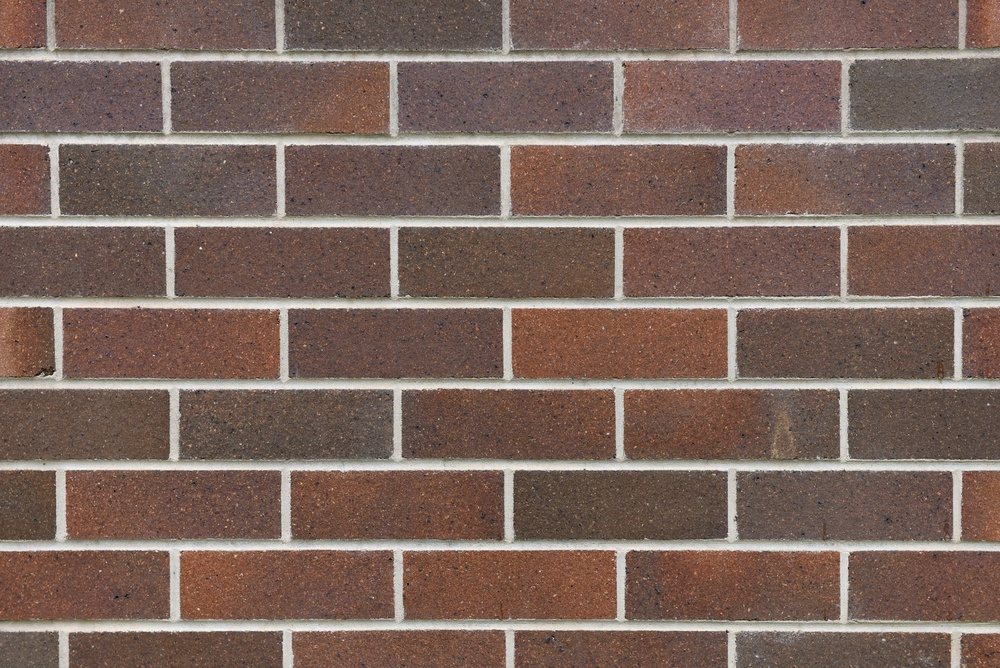
#> input picture David/bricks.jpg, 1000 x 668 px, shrunk from 1920 x 1282 before the run, found by its file name
$ python darkest.py
#> lines starting #> are read from the running program, lines starting #| are printed output that depends on the picture; after the words box and inside, x2 and y2 are one past the last pixel; in counts of white or black regions, pixels touching at a corner belong together
import cv2
import numpy as np

def find_and_save_darkest_brick(image_path, output_path='darkest_brick.jpg'):
    """
    Detects bricks in the image and saves the darkest brick to a file.

    Parameters:
    image_path (str): Path to the image file.
    output_path (str): Path where the darkest brick image will be saved.

    Returns:
    None
    """
#> called with image_path = 'David/bricks.jpg', output_path = 'darkest_brick.jpg'
    # Load the image from the given path
    image = cv2.imread(image_path)
#> image is the input picture: shape (668, 1000, 3); mean B, G, R 92.9, 101.9, 123.9

    if image is None:
        print(f"Error: Unable to load image at {image_path}")
        return

    original = image.copy()

    # Convert the image to grayscale for further processing
    gray = cv2.cvtColor(image, cv2.COLOR_BGR2GRAY)
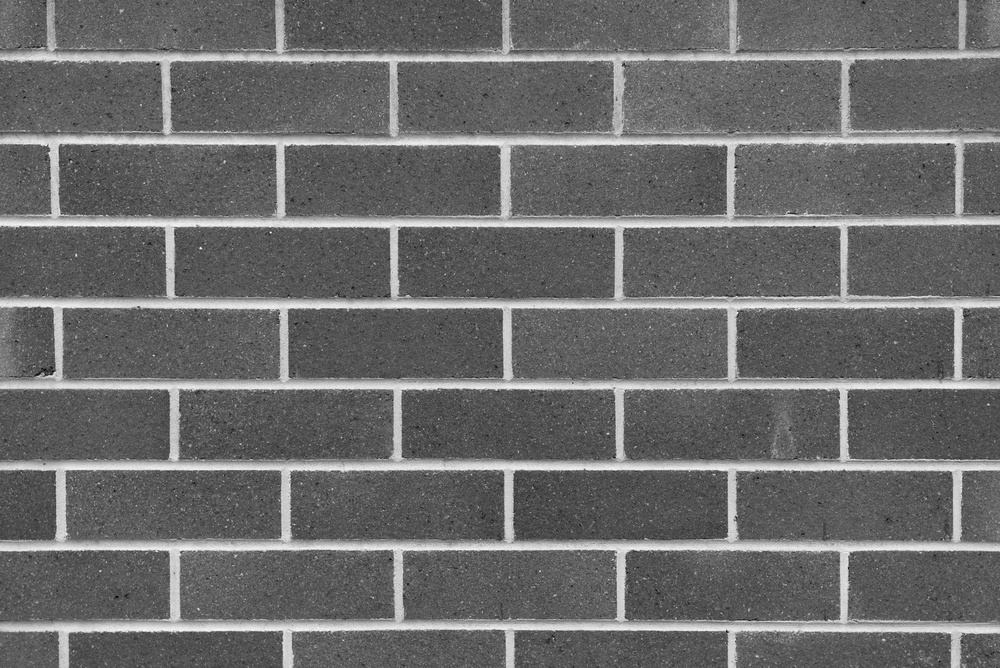
#> gray: shape (668, 1000); min 2, max 252, mean 107.5

    # Apply Gaussian blur to reduce noise and improve contour detection
    blur = cv2.GaussianBlur(gray, (25, 25), 0)
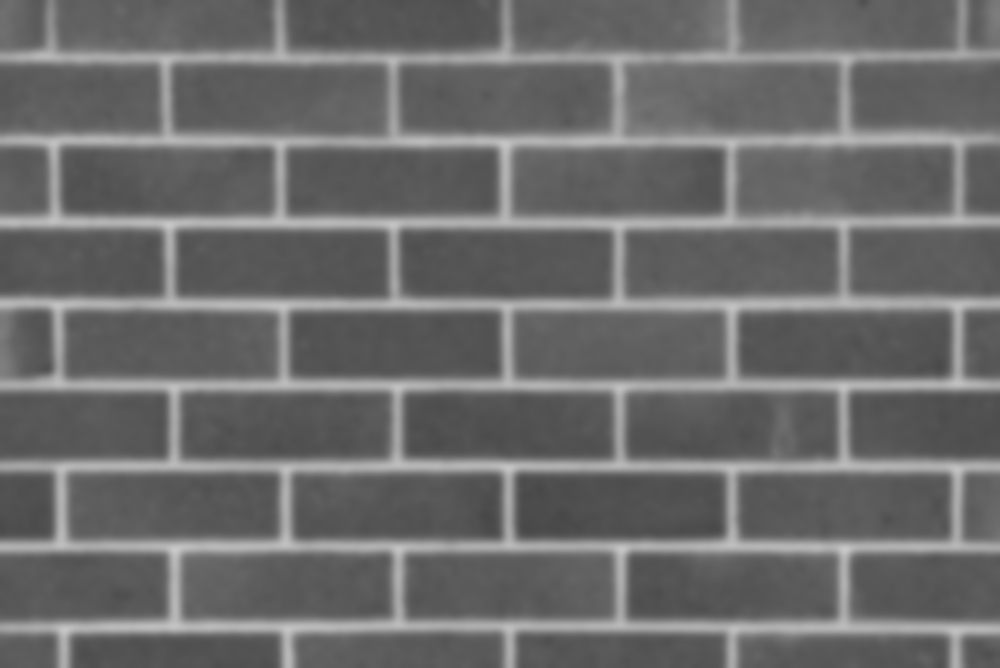
#> blur: shape (668, 1000); min 72, max 201, mean 107.5

    # Apply adaptive thresholding to create a binary image
    thresh = cv2.adaptiveThreshold(blur, 255, cv2.ADAPTIVE_THRESH_GAUSSIAN_C,
                                   cv2.THRESH_BINARY_INV, 11, 2)
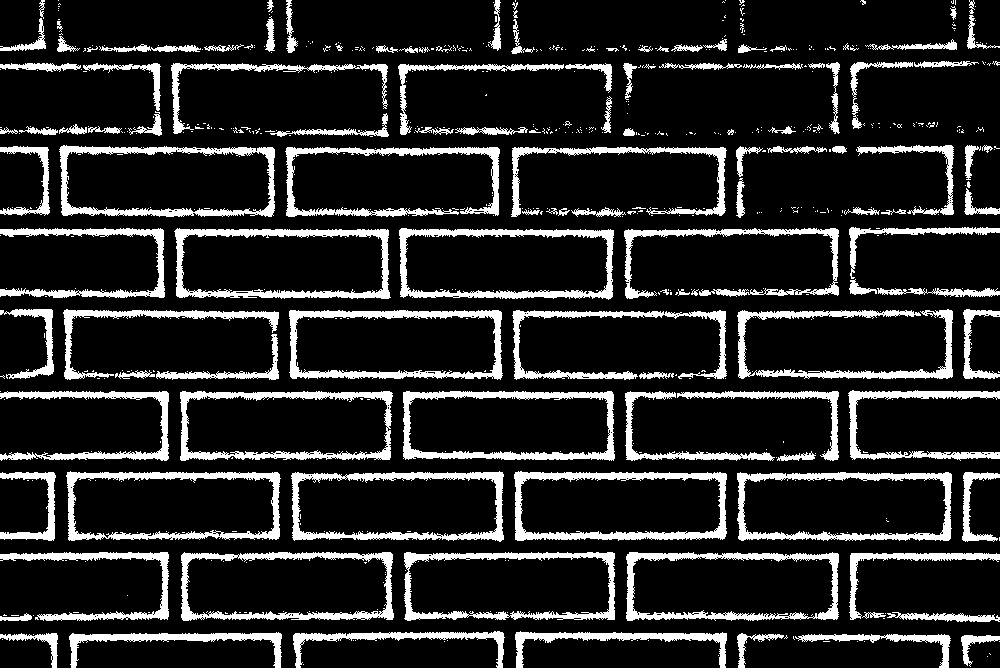
#> thresh: shape (668, 1000); 15.6% white; 646 white regions (523 under 20 px), largest, box (x1, y1, x2, y2) and area: (514, 471, 727, 541) 3562, (174, 228, 391, 299) 3460, (289, 310, 503, 380) 3412

    # Define a kernel for morphological operations to remove small noise
    kernel = np.ones((20, 20), np.uint8)

    # Perform morphological opening to clean up the binary image
    opening = cv2.morphologyEx(thresh, cv2.MORPH_CLOSE, kernel)
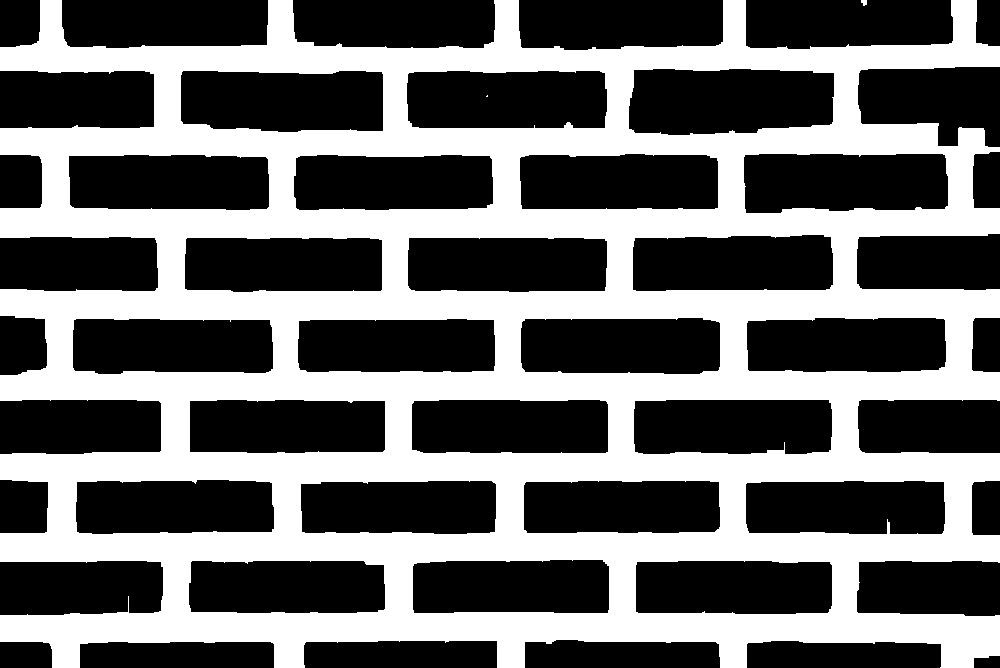
#> opening: shape (668, 1000); 41.6% white; 3 white regions (1 under 20 px), largest, box (x1, y1, x2, y2) and area: (0, 0, 1000, 668) 277706, (861, 0, 867, 6) 28

    # Check if the image should be inverted
    if np.mean(opening) < 150:  # If the average intensity is less than 150, invert
        opening = cv2.bitwise_not(opening)
#> opening: shape (668, 1000); 58.4% white; 3 black regions (1 under 20 px)

    # Find contours of the objects in the cleaned binary image
    contours = cv2.findContours(opening, cv2.RETR_EXTERNAL, cv2.CHAIN_APPROX_SIMPLE)
#> contours = 50 contours; largest, box (x1, y1, x2, y2) and area: (629, 69, 834, 135) 11982, (181, 71, 383, 132) 11248, (744, 154, 948, 213) 10967, (407, 71, 607, 128) 10808, (521, 318, 720, 374) 10408
    contours = contours[0] if len(contours) == 2 else contours[1]

    # Filter contours to remove small ones that are unlikely to be bricks
    brick_contours = [contour for contour in contours if cv2.contourArea(contour) > 1000]
#> brick_contours = 48 contours; largest, box (x1, y1, x2, y2) and area: (629, 69, 834, 135) 11982, (181, 71, 383, 132) 11248, (744, 154, 948, 213) 10967, (407, 71, 607, 128) 10808, (521, 318, 720, 374) 10408

    # Initialize variables to track the darkest brick
    darkest_brick_intensity = float('inf')
    darkest_brick_image = None

    # Loop over each detected brick contour
    for contour in brick_contours:
        # Get the bounding box for the brick
        x, y, w, h = cv2.boundingRect(contour)

        # Extract the brick region from the grayscale image
        brick_gray = gray[y:y+h, x:x+w]

        # Calculate the average intensity of the brick
        avg_intensity = np.mean(brick_gray)

        # Check if this brick is the darkest one so far
        if avg_intensity < darkest_brick_intensity:
            darkest_brick_intensity = avg_intensity
            darkest_brick_image = original[y:y+h, x:x+w]
#> this loop made 48 passes
#> (x, y, w, h, avg_intensity, darkest_brick_intensity) on passes 1, 13: (80, 642, 194, 26, 82.13, 82.13), (524, 481, 196, 52, 78.94, 78.94)
#> (x, y, w, h, avg_intensity) on passes 2 to 7: (0, 642, 52, 26, 91.81), (747, 641, 194, 27, 89.11), (304, 641, 193, 27, 91.83), (525, 640, 195, 28, 86.1), (857, 561, 143, 55, 88.09), (636, 561, 196, 53, 87.24)
#> pass 1, in find_and_save_darkest_brick, `darkest_brick_image = original[y:y+h, x:x+w]`:
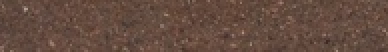
#> darkest_brick_image: shape (26, 194, 3) (shown 2 times larger); mean B, G, R 64.1, 76, 101
#> after the loop:
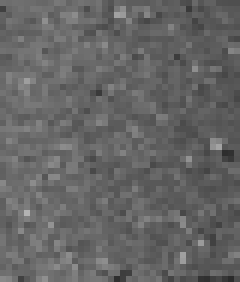
#> brick_gray: shape (47, 40) (shown 6 times larger); min 43, max 179, mean 100.9
#> after the loop:
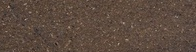
#> darkest_brick_image: shape (52, 196, 3); mean B, G, R 63.1, 74.8, 93
#> after the loop, darkest_brick_intensity = 78.94

    # Save the darkest brick image if one was found
    if darkest_brick_image is not None:
        cv2.imwrite(output_path, darkest_brick_image)
        print(f"The darkest brick was saved to {output_path}")
        # Optionally, display the darkest brick
        cv2.imshow('Darkest Brick', darkest_brick_image)
        cv2.waitKey(0)
        cv2.destroyAllWindows()
    else:
        print("No bricks were detected.")

# Example usage:
find_and_save_darkest_brick('David/bricks.jpg')

$ run again, with David/brick.jpg copied over David/bricks.jpg
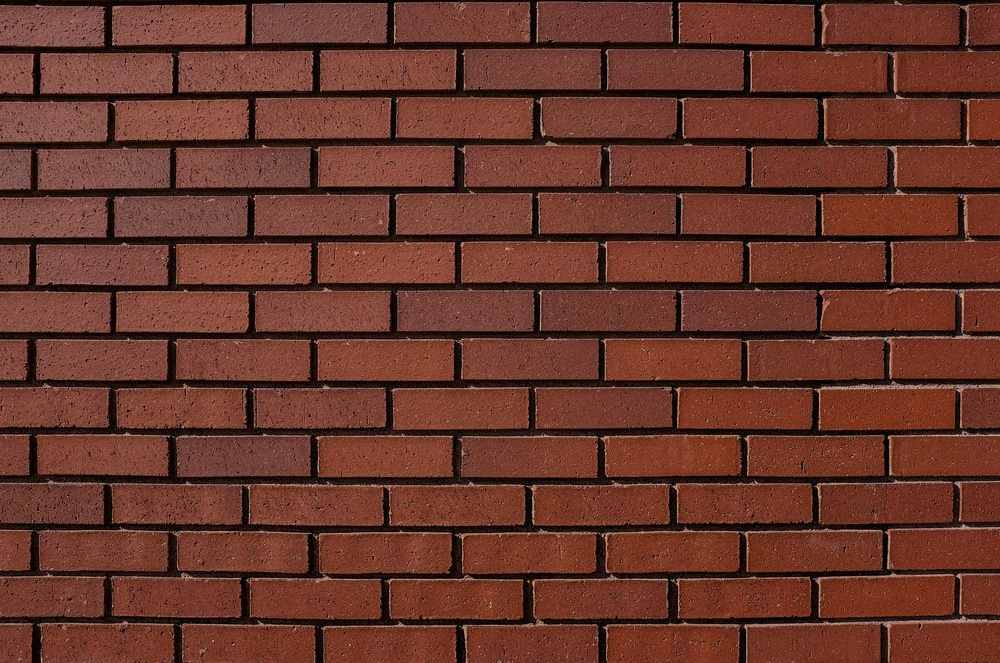
#> input picture David/brick.jpg, 1000 x 663 px, shrunk from 3000 x 1990 before the run, found by its file name
#> in find_and_save_darkest_brick, image is the input picture: shape (663, 1000, 3); mean B, G, R 43.1, 55.3, 105.5
#> in find_and_save_darkest_brick, `thresh = cv2.adaptiveThreshold(blur, 255, cv2.ADAPTIVE_THRESH_GAUSSIAN..`:
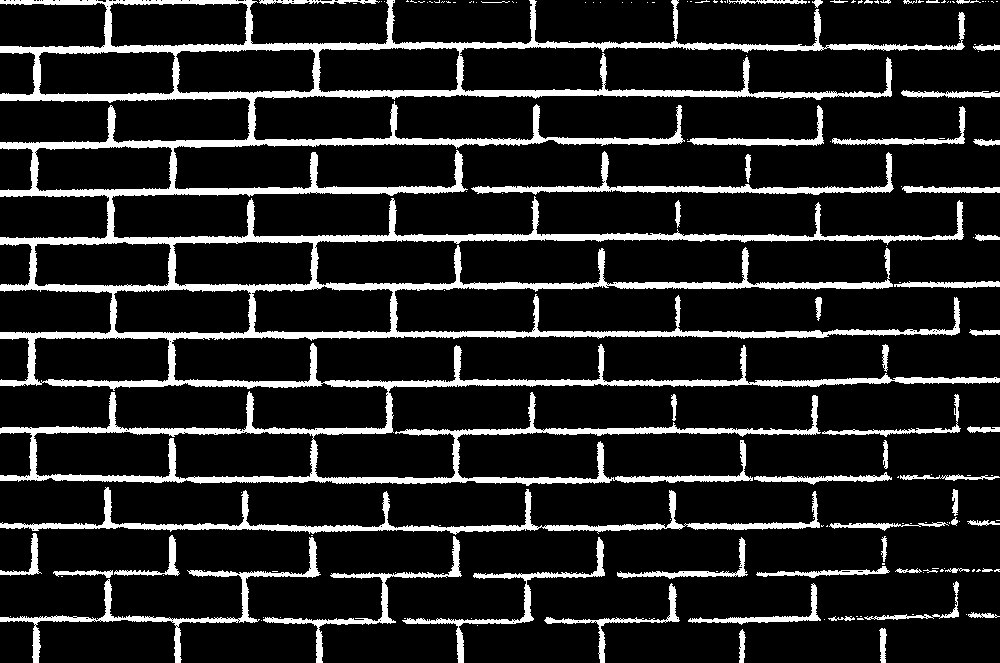
#> thresh: shape (663, 1000); 13.8% white; 169 white regions (113 under 20 px), largest, box (x1, y1, x2, y2) and area: (0, 0, 1000, 486) 63723, (0, 487, 820, 535) 5338, (0, 537, 321, 663) 2875
#> contours = 112 contours; largest, box (x1, y1, x2, y2) and area: (819, 385, 955, 431) 5917, (605, 338, 741, 381) 5635, (461, 435, 598, 479) 5634, (747, 336, 883, 381) 5581, (394, 387, 531, 430) 5561
#> brick_contours has the same summary as contours
#> the loop in find_and_save_darkest_brick, `for contour in brick_contours:` made 112 passes
#> (contour, x, y, w, h, avg_intensity, darkest_brick_intensity) on pass 31: ([[959, 481], [959, 520], [999, 520], [999, 481]], 959, 481, 41, 40, 67.07, 67.07)
#> after the loop in find_and_save_darkest_brick, `for contour in brick_contours:`:
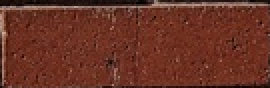
#> darkest_brick_image: shape (44, 135, 3) (shown 2 times larger); mean B, G, R 36.9, 50.4, 105.1
#> after the loop in find_and_save_darkest_brick, `for contour in brick_contours:`: darkest_brick_intensity = 65.23
